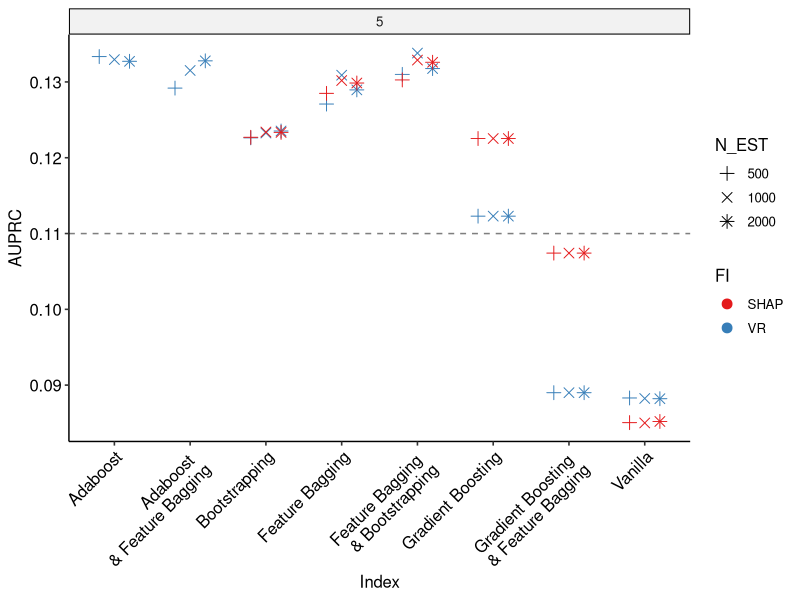
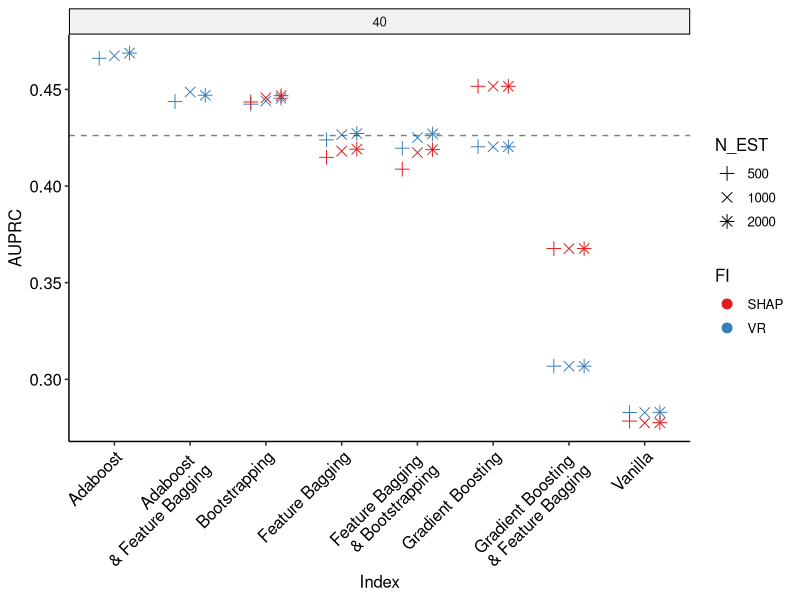
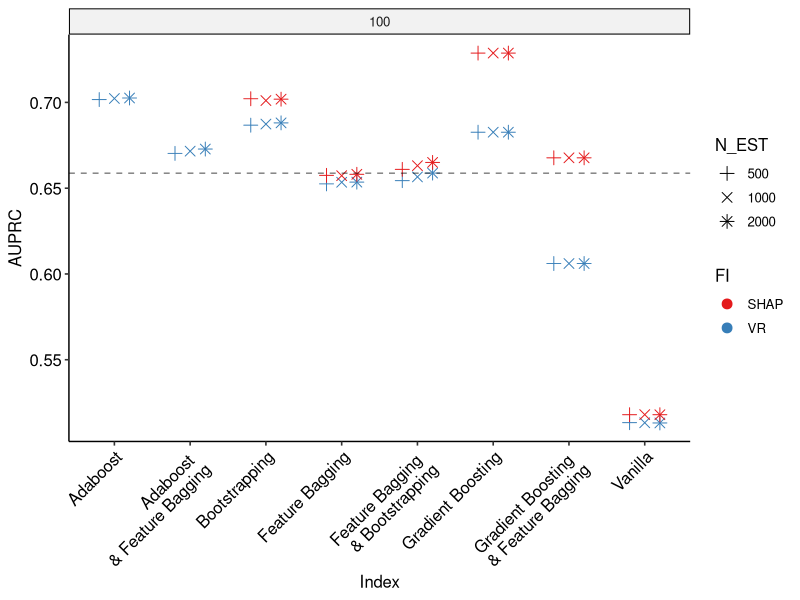
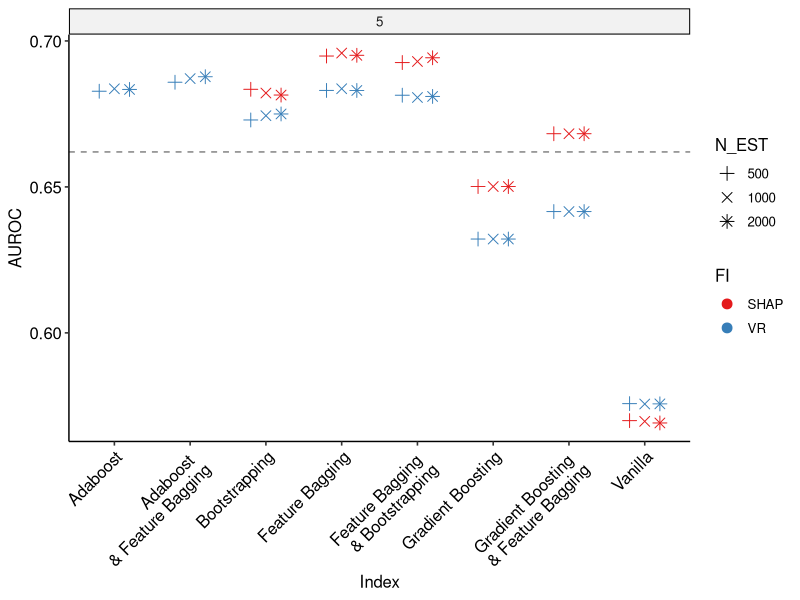
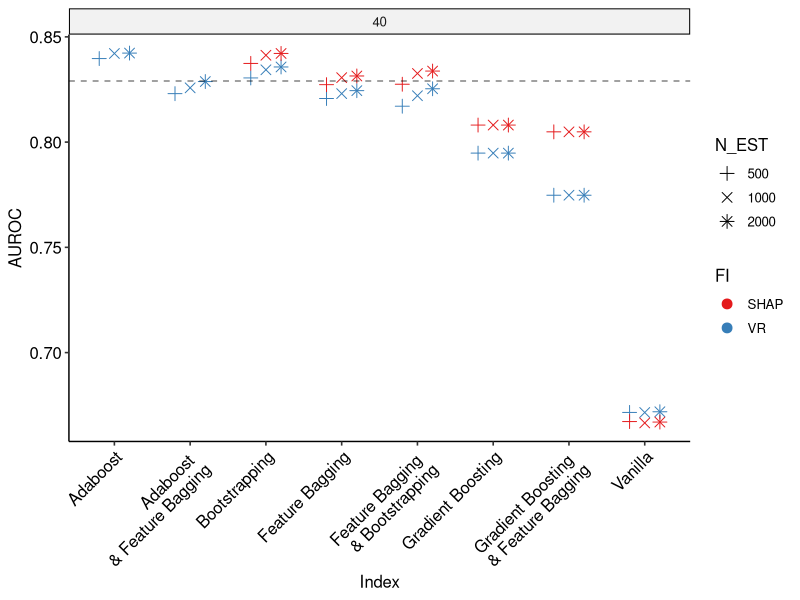
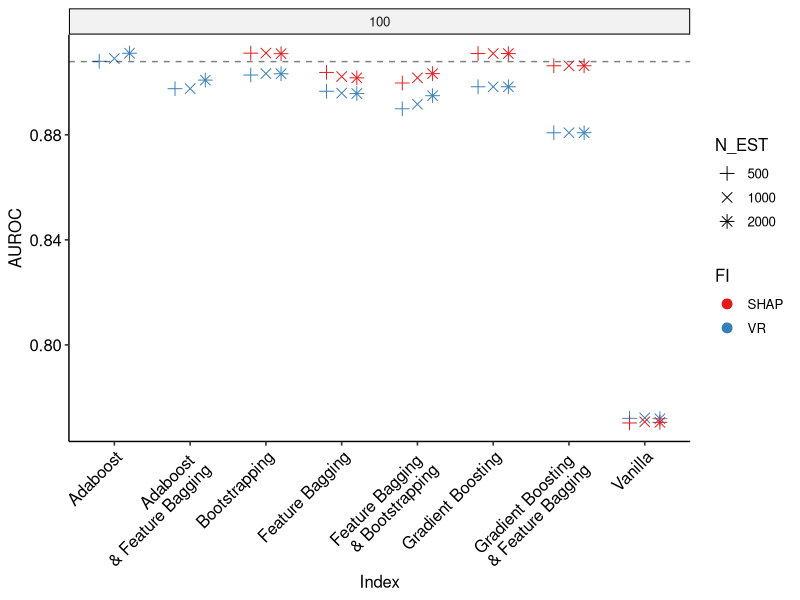
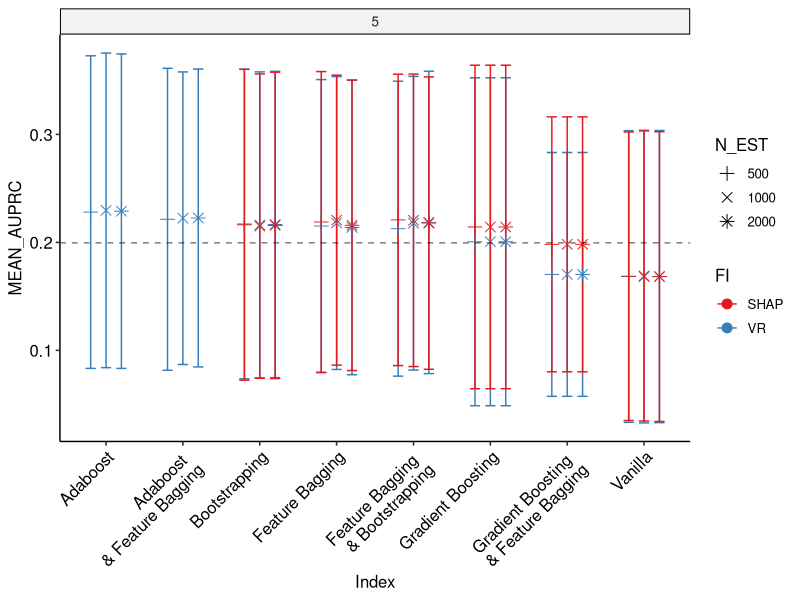
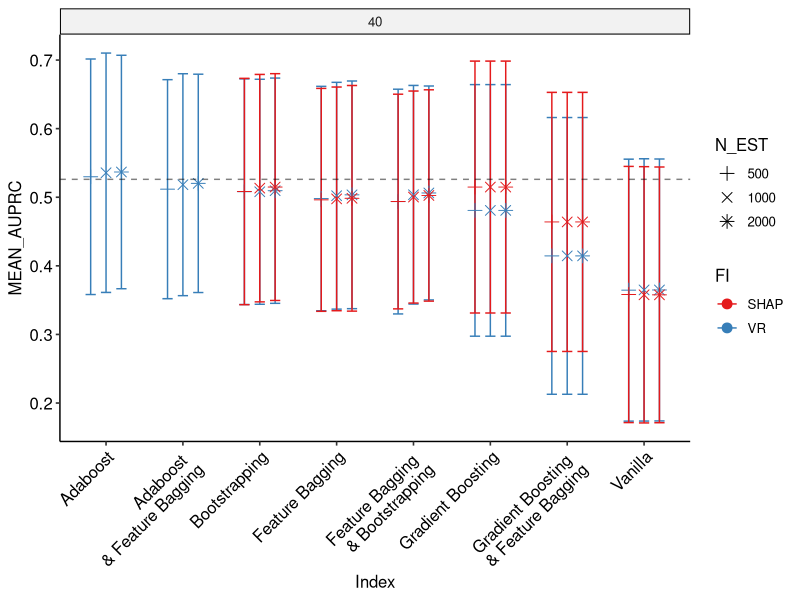

Here is the R script that generated these plots, in order:
## ---- chunk 1
library(rstatix)  # pipe-friendly statistical methods
library(ggplot2)
library(ggpubr)

rdf <- read.csv('./results/results_all_long.csv')

rdf$N_EST <- as.factor(rdf$N_EST)
rdf$Index <- as.factor(rdf$Index)
rdf$FI <- as.factor(rdf$FI)
rdf$MR <- as.factor(rdf$MR)

## ---- chunk 2

MR = unique(rdf$MR)
pd = position_dodge(0.6)

AUROC <- c(0.6619815875877165, 0.8290163353003178, 0.9078733931801096)
AUPRC <- c(0.10999212039806713, 0.4261383315393321, 0.6587304621389592)
MEAN_AUPRC <- c(0.19955715263807533, 0.5260921589703365, 0.7257882565622619)
MEAN_AUROC <- c(0.6725450267402954, 0.8441343415588369, 0.916339278444858)


for (i in seq_along(MR)) {
  mr <- MR[i]
  baseline_value <- AUPRC[i]
  p <- rdf %>%
    filter(MR == mr) %>%
     filter(!is.na(AUPRC)) %>%
    ggplot(aes(x=Index, y=AUPRC, group = N_EST, colour = FI)) + 
    geom_point(aes(shape = N_EST), position = pd, size = 3) +
    geom_hline(yintercept = baseline_value, linetype = "dashed", color = "black", alpha = 0.5) + 
    scale_shape_manual(values=c(3,4,8))+
    theme_pubr() + 
    scale_color_brewer(palette = 'Set1') +
    facet_wrap(MR~., ncol = 1, scales = "free_y") +
    theme(legend.position = "right",
      axis.text.x = element_text(angle = 45, hjust = 1),
    )
    
  plot(p)
  filename <- paste0("results/", mr , "_AUPRC" , ".png")
  ggsave(filename, plot = p)
}

for (i in seq_along(MR)) {
  mr <- MR[i]
  baseline_value <- AUROC[i]
  p <- rdf %>%
    filter(MR == mr) %>%
     filter(!is.na(AUROC)) %>%
    ggplot(aes(x=Index, y=AUROC, group = N_EST, colour = FI)) + 
    geom_point(aes(shape = N_EST), position = pd, size = 3) +
    geom_hline(yintercept = baseline_value, linetype = "dashed", color = "black", alpha = 0.5) + 
    scale_shape_manual(values=c(3,4,8))+
    theme_pubr() + 
    scale_color_brewer(palette = 'Set1') +
    facet_wrap(MR~., ncol = 1, scales = "free_y") +
    theme(legend.position = "right",
      axis.text.x = element_text(angle = 45, hjust = 1),
    )
    
  plot(p)
  filename <- paste0("results/", mr , "_AUROC" , ".png")
  ggsave(filename, plot = p)
}

for (i in seq_along(MR)) {
  mr <- MR[i]
  baseline_value <- MEAN_AUPRC[i]
  p <- rdf %>%
    filter(MR == mr) %>%
     filter(!is.na(MEAN_AUPRC)) %>%
    ggplot(aes(x=Index, y=MEAN_AUPRC, group = N_EST, colour = FI)) + 
    geom_errorbar(aes(ymin=MEAN_AUPRC-STD_AUPRC, ymax=MEAN_AUPRC+STD_AUPRC), 
                  width=0.4, size = 0.5, position=pd, alpha = 1) +
    geom_point(aes(shape = N_EST), position = pd, size = 3) +
    geom_hline(yintercept = baseline_value, linetype = "dashed", color = "black", alpha = 0.5) +
    scale_shape_manual(values=c(3,4,8))+
    theme_pubr() + 
    scale_color_brewer(palette = 'Set1') +
    facet_wrap(MR~., ncol = 1, scales = "free_y") +
    theme(legend.position = "right",
      axis.text.x = element_text(angle = 45, hjust = 1),
    )
    
  plot(p)
  filename <- paste0("results/", mr , "_MEAN_AUPRC" , ".png")
  ggsave(filename, plot = p)
}

for (i in seq_along(MR)) {
  mr <- MR[i]
  baseline_value <- MEAN_AUROC[i]
  p <- rdf %>%
    filter(MR == mr) %>%
     filter(!is.na(MEAN_AUROC)) %>%
    ggplot(aes(x=Index, y=MEAN_AUROC, group = N_EST, colour = FI)) + 
    geom_errorbar(aes(ymin=MEAN_AUROC-STD_AUROC, ymax=MEAN_AUROC+STD_AUROC), 
                  width=0.4, size = 0.5, position=pd, alpha = 1) +
    geom_point(aes(shape = N_EST), position = pd, size = 3) +
    geom_point(aes(y = AUROC),  size = 2)+
    geom_hline(yintercept = baseline_value, linetype = "dashed", color = "black", alpha = 0.5) + 
    scale_shape_manual(values=c(3,4,8))+
    theme_pubr() + 
    scale_color_brewer(palette = 'Set1') +
    facet_wrap(MR~., ncol = 1, scales = "free_y") +
    theme(legend.position = "right",
      axis.text.x = element_text(angle = 45, hjust = 1),
    )
    
  plot(p)
  filename <- paste0("results/", mr , "_MEAN_AUROC" , ".png")
  ggsave(filename, plot = p)
}
